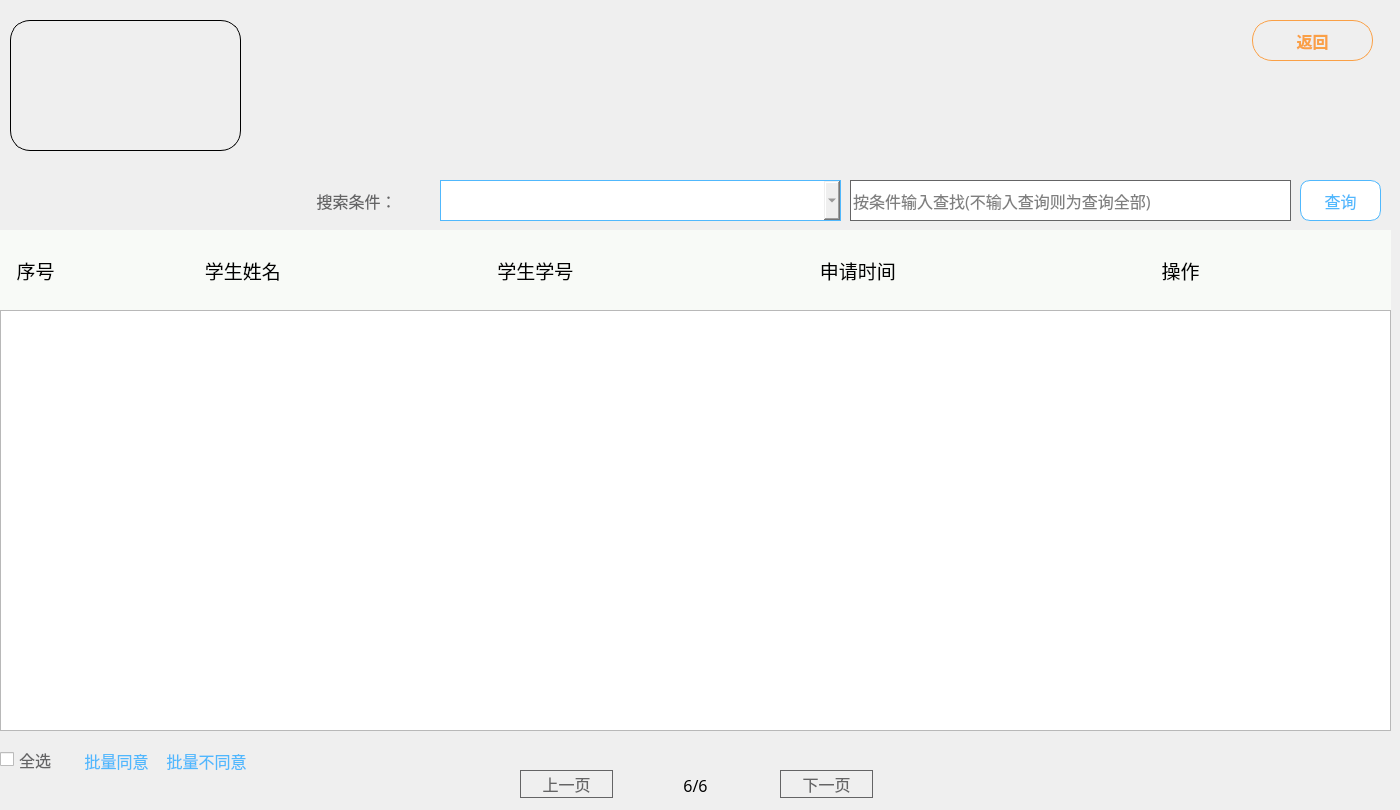
     <widget class="QWidget" name="tab">
      <property name="font">
       <font>
        <family>黑体</family>
        <pointsize>12</pointsize>
       </font>
      </property>
      <attribute name="title">
       <string>学生申请管理</string>
      </attribute>
      <widget class="QLabel" name="label_56">
       <property name="geometry">
        <rect>
         <x>10</x>
         <y>20</y>
         <width>231</width>
         <height>131</height>
        </rect>
       </property>
       <property name="styleSheet">
        <string notr="true">#label_56
{
border:1px solid black;
border-radius:20;
}</string>
       </property>
       <property name="text">
        <string/>
       </property>
      </widget>
      <widget class="QLabel" name="label_60">
       <property name="geometry">
        <rect>
         <x>250</x>
         <y>60</y>
         <width>731</width>
         <height>51</height>
        </rect>
       </property>
       <property name="font">
        <font>
         <family>黑体</family>
         <pointsize>14</pointsize>
         <weight>50</weight>
         <bold>false</bold>
        </font>
       </property>
       <property name="text">
        <string/>
       </property>
       <property name="alignment">
        <set>Qt::AlignLeading|Qt::AlignLeft|Qt::AlignVCenter</set>
       </property>
      </widget>
      <widget class="QWidget" name="widget_17" native="true">
       <property name="geometry">
        <rect>
         <x>0</x>
         <y>230</y>
         <width>1391</width>
         <height>80</height>
        </rect>
       </property>
       <property name="styleSheet">
        <string notr="true">#widget_17
{
background-color: #F8FAF7;
}</string>
       </property>
       <widget class="QLabel" name="label_61">
        <property name="geometry">
         <rect>
          <x>0</x>
          <y>0</y>
          <width>71</width>
          <height>80</height>
         </rect>
        </property>
        <property name="font">
         <font>
          <family>黑体</family>
          <pointsize>14</pointsize>
         </font>
        </property>
        <property name="text">
         <string>序号</string>
        </property>
        <property name="alignment">
         <set>Qt::AlignCenter</set>
        </property>
       </widget>
       <widget class="QLabel" name="label_62">
        <property name="geometry">
         <rect>
          <x>130</x>
          <y>0</y>
          <width>221</width>
          <height>80</height>
         </rect>
        </property>
        <property name="font">
         <font>
          <family>黑体</family>
          <pointsize>14</pointsize>
         </font>
        </property>
        <property name="text">
         <string> 学生姓名</string>
        </property>
        <property name="alignment">
         <set>Qt::AlignCenter</set>
        </property>
       </widget>
       <widget class="QLabel" name="label_63">
        <property name="geometry">
         <rect>
          <x>410</x>
          <y>0</y>
          <width>241</width>
          <height>80</height>
         </rect>
        </property>
        <property name="font">
         <font>
          <family>黑体</family>
          <pointsize>14</pointsize>
         </font>
        </property>
        <property name="text">
         <string>  学生学号</string>
        </property>
        <property name="alignment">
         <set>Qt::AlignCenter</set>
        </property>
       </widget>
       <widget class="QLabel" name="label_64">
        <property name="geometry">
         <rect>
          <x>750</x>
          <y>10</y>
          <width>211</width>
          <height>61</height>
         </rect>
        </property>
        <property name="font">
         <font>
          <family>黑体</family>
          <pointsize>14</pointsize>
         </font>
        </property>
        <property name="text">
         <string> 申请时间</string>
        </property>
        <property name="alignment">
         <set>Qt::AlignCenter</set>
        </property>
       </widget>
       <widget class="QLabel" name="label_66">
        <property name="geometry">
         <rect>
          <x>980</x>
          <y>0</y>
          <width>401</width>
          <height>80</height>
         </rect>
        </property>
        <property name="font">
         <font>
          <family>黑体</family>
          <pointsize>14</pointsize>
         </font>
        </property>
        <property name="text">
         <string>操作</string>
        </property>
        <property name="alignment">
         <set>Qt::AlignCenter</set>
        </property>
       </widget>
      </widget>
      <widget class="QTableWidget" name="tableWidget_3">
       <property name="geometry">
        <rect>
         <x>0</x>
         <y>310</y>
         <width>1391</width>
         <height>421</height>
        </rect>
       </property>
      </widget>
      <widget class="QCheckBox" name="checkBox_9">
       <property name="geometry">
        <rect>
         <x>0</x>
         <y>750</y>
         <width>61</width>
         <height>19</height>
        </rect>
       </property>
       <property name="styleSheet">
        <string notr="true">#checkBox_9
{
color:#646465;
}</string>
       </property>
       <property name="text">
        <string>全选</string>
       </property>
      </widget>
      <widget class="QPushButton" name="pushButton_33">
       <property name="geometry">
        <rect>
         <x>70</x>
         <y>740</y>
         <width>93</width>
         <height>41</height>
        </rect>
       </property>
       <property name="styleSheet">
        <string notr="true">#pushButton_33
{
border:none;
color:#50b8fd;
}</string>
       </property>
       <property name="text">
        <string>批量同意</string>
       </property>
      </widget>
      <widget class="QPushButton" name="pushButton_34">
       <property name="geometry">
        <rect>
         <x>780</x>
         <y>770</y>
         <width>93</width>
         <height>28</height>
        </rect>
       </property>
       <property name="styleSheet">
        <string notr="true">#pushButton_34
{
border:1px solid #646465;
color:#646465;
}

#pushButton_34:hover
{
background-color: #646465;
color:#ffffff;
}</string>
       </property>
       <property name="text">
        <string>下一页</string>
       </property>
      </widget>
      <widget class="QLabel" name="label_65">
       <property name="geometry">
        <rect>
         <x>620</x>
         <y>770</y>
         <width>151</width>
         <height>31</height>
        </rect>
       </property>
       <property name="font">
        <font>
         <family>黑体</family>
         <pointsize>12</pointsize>
        </font>
       </property>
       <property name="layoutDirection">
        <enum>Qt::LeftToRight</enum>
       </property>
       <property name="text">
        <string>6/6</string>
       </property>
       <property name="scaledContents">
        <bool>false</bool>
       </property>
       <property name="alignment">
        <set>Qt::AlignCenter</set>
       </property>
      </widget>
      <widget class="QPushButton" name="pushButton_35">
       <property name="geometry">
        <rect>
         <x>520</x>
         <y>770</y>
         <width>93</width>
         <height>28</height>
        </rect>
       </property>
       <property name="styleSheet">
        <string notr="true">#pushButton_35
{
border:1px solid #646465;
color:#646465;
}

#pushButton_35:hover
{
background-color: #646465;
color:#ffffff;
}</string>
       </property>
       <property name="text">
        <string>上一页</string>
       </property>
      </widget>
      <widget class="QPushButton" name="pushButton_36">
       <property name="geometry">
        <rect>
         <x>160</x>
         <y>740</y>
         <width>93</width>
         <height>41</height>
        </rect>
       </property>
       <property name="styleSheet">
        <string notr="true">#pushButton_36
{
border:none;
color:#50b8fd;
}</string>
       </property>
       <property name="text">
        <string>批量不同意</string>
       </property>
      </widget>
      <widget class="QPushButton" name="pushButton_37">
       <property name="geometry">
        <rect>
         <x>1252</x>
         <y>20</y>
         <width>121</width>
         <height>41</height>
        </rect>
       </property>
       <property name="font">
        <font>
         <family>黑体</family>
         <pointsize>12</pointsize>
         <weight>75</weight>
         <bold>true</bold>
        </font>
       </property>
       <property name="styleSheet">
        <string notr="true">#pushButton_37{
border:none;
border:1px solid #faa046;
color:#faa046;
border-radius:20;
}

#pushButton_37:hover{
border:1px solid #50b8f7;
color:#50b8f7;
}</string>
       </property>
       <property name="text">
        <string>返回</string>
       </property>
      </widget>
      <widget class="QComboBox" name="comboBox_3">
       <property name="geometry">
        <rect>
         <x>440</x>
         <y>180</y>
         <width>401</width>
         <height>41</height>
        </rect>
       </property>
       <property name="font">
        <font>
         <family>黑体</family>
         <pointsize>14</pointsize>
        </font>
       </property>
       <property name="styleSheet">
        <string notr="true">QComboBox{
  color:#666666;
  padding: 1px 15px 1px 3px;
  border: 1px solid #50b8fd;
}

QComboBox::drop-down
{
border-image:url(:/icons/comboxDowm.png);
min-width:30px;
min-heigth:30px;
}

QComboBox#comboBox_3::drop-down:checked
{
border-image:url(:/icons/comboxUp.png);
}

QComboBox QAbstractItemView{
	background:rgba(255,255,255,1);
    border:1px solid rgba(228,228,228,1);
    border-radius:0px 0px 5px 5px;
	font-size:14px;
    outline: 0px;  
 }

</string>
       </property>
      </widget>
      <widget class="QLineEdit" name="lineEdit_11">
       <property name="geometry">
        <rect>
         <x>850</x>
         <y>180</y>
         <width>441</width>
         <height>41</height>
        </rect>
       </property>
       <property name="font">
        <font>
         <family>黑体</family>
         <pointsize>12</pointsize>
        </font>
       </property>
       <property name="styleSheet">
        <string notr="true">#lineEdit_11
{
border:1px solid #646465;
}</string>
       </property>
       <property name="placeholderText">
        <string>按条件输入查找(不输入查询则为查询全部)</string>
       </property>
      </widget>
      <widget class="QPushButton" name="pushButton_68">
       <property name="geometry">
        <rect>
         <x>1300</x>
         <y>180</y>
         <width>81</width>
         <height>41</height>
        </rect>
       </property>
       <property name="font">
        <font>
         <family>黑体</family>
         <pointsize>12</pointsize>
        </font>
       </property>
       <property name="styleSheet">
        <string notr="true">#pushButton_68
{
border:1px solid #50b8fd;
background-color:#FFFFFF;
color:#50b8fd;
border-radius:10;
}

#pushButton_68:hover
{
background-color: #50b8fd;
color:#ffffff;
}</string>
       </property>
       <property name="text">
        <string>查询</string>
       </property>
      </widget>
      <widget class="QLabel" name="label_130">
       <property name="geometry">
        <rect>
         <x>300</x>
         <y>180</y>
         <width>141</width>
         <height>41</height>
        </rect>
       </property>
       <property name="font">
        <font>
         <family>黑体</family>
         <pointsize>12</pointsize>
        </font>
       </property>
       <property name="styleSheet">
        <string notr="true">#label_130
{
color:#646465;
}</string>
       </property>
       <property name="text">
        <string>    搜索条件：</string>
       </property>
      </widget>
     </widget>
